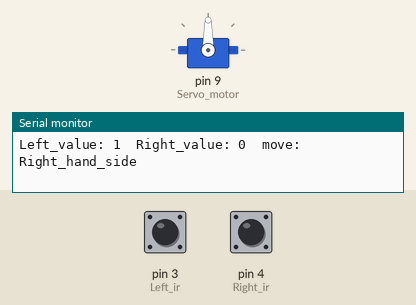
This sketch was run on a simulated Arduino Uno, built with avr-gcc and run on an emulated ATmega328P. Parts: servo, the last lines printed to the serial monitor. The inputs (shaded band) are chosen by the test bench; at power-on: pin 3 (Left_ir) HIGH, pin 4 (Right_ir) LOW.

Above: at 1.2 s.
1.3 s: pin 3 (Left_ir) driven LOW
At 2.2 s:
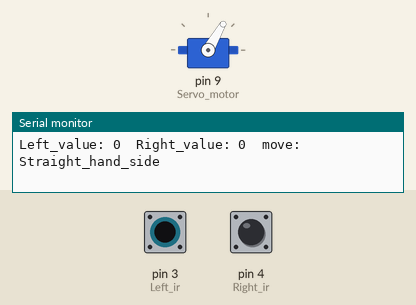
2.8 s: pin 4 (Right_ir) driven HIGH
At 3.7 s:
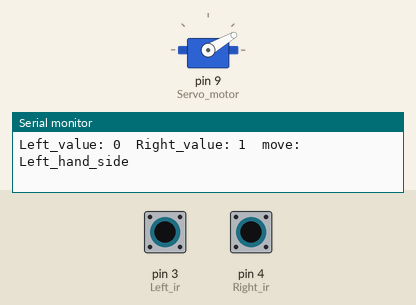
4.3 s: pin 3 (Left_ir) driven HIGH
At 5.3 s:
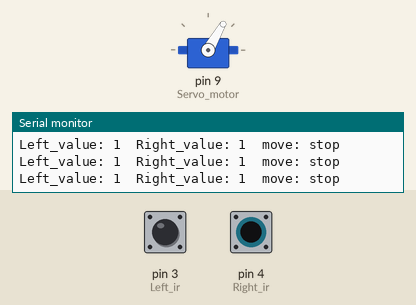
6.2 s: pin 4 (Right_ir) driven LOW
At 6.8 s:
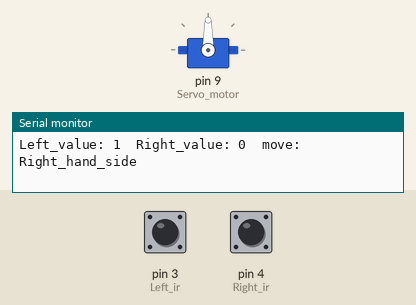
9.2 s: pin 3 (Left_ir) pulsed LOW 2 times (0.12 s each, 0.3 s apart)
At 9.49 s:
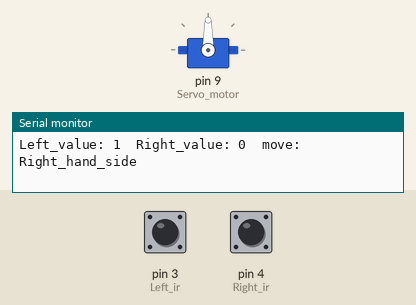
12.8 s: pin 4 (Right_ir) pulsed HIGH 5 times (0.12 s each, 0.3 s apart)
At 15.0 s:
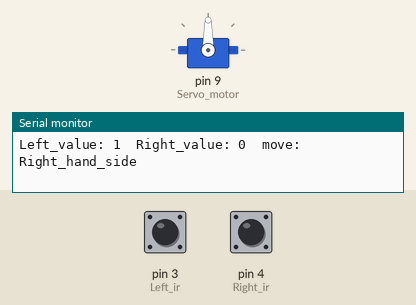
Timing chart, 0 to 16.5 s (numbered marks = the images above; inputs shaded):
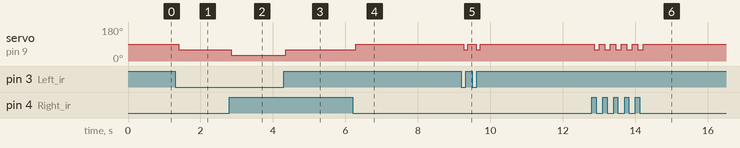

Measured:
- after the input at 1.3 s, servo on pin 9 (Servo_motor): 90° → 60° after 0.10 s
- after the input at 2.8 s, servo on pin 9 (Servo_motor): 60° → 30° after 0.05 s
- after the input at 4.3 s, servo on pin 9 (Servo_motor): 30° → 60° after 0.05 s
- after the input at 6.2 s, servo on pin 9 (Servo_motor): 60° → 90° after 0.09 s
- after the input at 9.2 s, servo on pin 9 (Servo_motor): alternates 90° for 0.23 s and 60° for 0.12 s, 4 changes in all, then stays 90°, starting after 0.07 s
- after the input at 12.8 s, servo on pin 9 (Servo_motor): alternates 90° for 0.16 s and 60° for 0.15 s, 10 changes in all, then stays 90°, starting after 0.06 s

The sketch:

simplecode_2irsensor_with_servo_motor.ino
```cpp
#include<Servo.h>
#define Left_ir 3
#define Right_ir 4
#define Servo_motor 9

Servo myServo;

void setup() {
  Serial.begin(9600);
  myServo.attach(Servo_motor);
  pinMode(Left_ir, INPUT);
  pinMode(Right_ir, INPUT);
  myServo.write(60);
  // put your setup code here, to run once:

}

void loop() {
  int Left_value = digitalRead(Left_ir); //0 or 1
  int Right_value = digitalRead(Right_ir);
  Serial.print("Left_value: ");
  Serial.print(Left_value);
  Serial.print("  Right_value: ");
  Serial.print(Right_value);
  Serial.print("  ");

  if(Left_value == 0 && Right_value == 1){
    myServo.write(30);
    Serial.println("move: Left_hand_side");

  }
  else if(Left_value == 1 && Right_value == 0){
    Serial.println("move: Right_hand_side");
    myServo.write(90);

  }
  else if(Left_value == 1 && Right_value == 1){
    Serial.println("move: stop");
    myServo.write(60);

  }
  else{
    Serial.println("move: Straight_hand_side");
    myServo.write(60);

  }
  // delay(500);

  // put your main code here, to run repeatedly:
  // Left_value: 1 Right_value: 2
  // Left_value: 1 Right_value: 2
  // Left_value: 1 Right_value: 2
  // Left_value: 1 Right_value: 2
  // Left_value: 1 Right_value: 2
  // Left_value: 1 Right_value: 2

}
```
